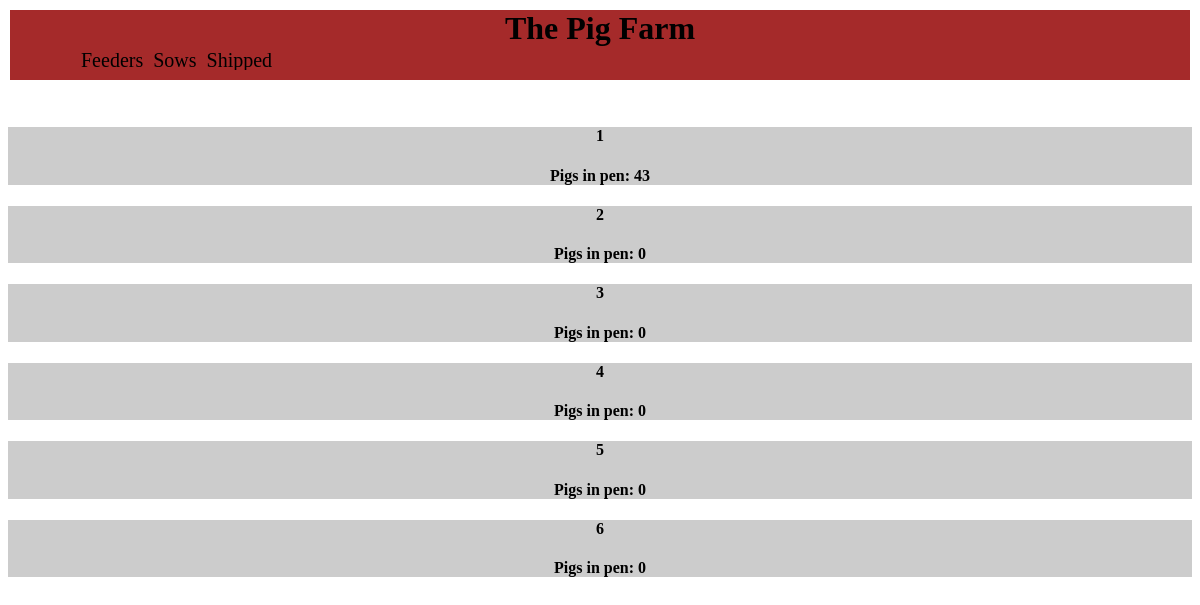
Page /pigs/ (signed in) on the earlier database version.
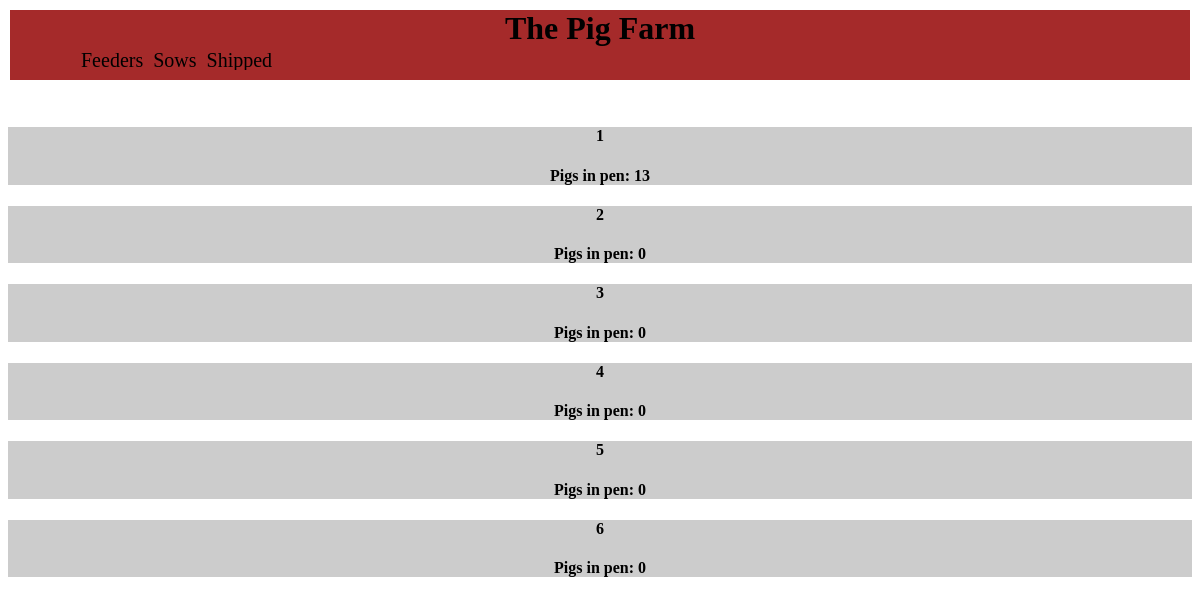
Same page on the later database version.
### pigs/models.py (models this page shows, shortened)
class Pigpen(models.Model):
    pen = models.CharField(max_length=2)
    def __str__(self):
        return self.pen

class Pigsinpen(models.Model):
    pigpen = models.ForeignKey(Pigpen,on_delete=models.CASCADE)
    pigs = models.PositiveIntegerField()
    pig_cost_total = models.DecimalField(max_digits=6,decimal_places=2)
    date = models.DateTimeField()
    notes = models.CharField(max_length = 300,blank=True,null = True)

### pigs/views.py (the view)
class indexview(LoginRequiredMixin, generic.ListView):
    model = Pigpen
    template_name = 'pigs/indexview.html'

### pigs/templates/pigs/indexview.html (shortened to what this page needs)
﻿<!DOCTYPE html>
{% load static %}
<link rel="stylesheet" type="text/css" href="{% static 'pigs/indexviewstyles.css' %}" />
<link rel="stylesheet" type="text/css" href="{% static 'pigs/Generalstyles.css' %}" />
<html lang="en" xmlns="http://www.w3.org/1999/xhtml">
<head>
</head>
<body>
    <div class="header">
        <h1>The Pig Farm</h1>
        <ul>
        <li class="feederpigs"><a class="nostyle" href="#Feeders" onclick="testFunc(this)">Feeders</a></li>
        <li><a class="nostyle" href="#Sows" onclick="testFunc(this)">Sows</a></li>
        <li><a class="nostyle" href="{% url 'pigs:shippedpigs' %}">Shipped</a></li>
        </ul>
    </div>
        <div class="containers" id="Feeders">
        {% for pen in pigpen_list %}
        <a class="pens" href="{% url 'pigs:pen' pen %}">
            <div class="penwrapper">
                <h4>{{pen}}</h4>
                {% for pig in pen.pigsinpen_set.all %}
                {% if forloop.last %}
                <h4>Pigs in pen: {{pig.pigs}} </h4>
                {%endif%}
                {%empty%}
                <h4>Pigs in pen: 0</h4>
                {%endfor%}
            </div>
        </a>
        {%endfor%}
       </div>
</body>
</html>

Differences in the rows shown:
computed for Pigpen (number 1 of 6 on the later page): loses Pigsinpen (pigs "43")
added Pigsinpen: pigs "13", shown under Pigpen (number 1 of 6 on the later page)
